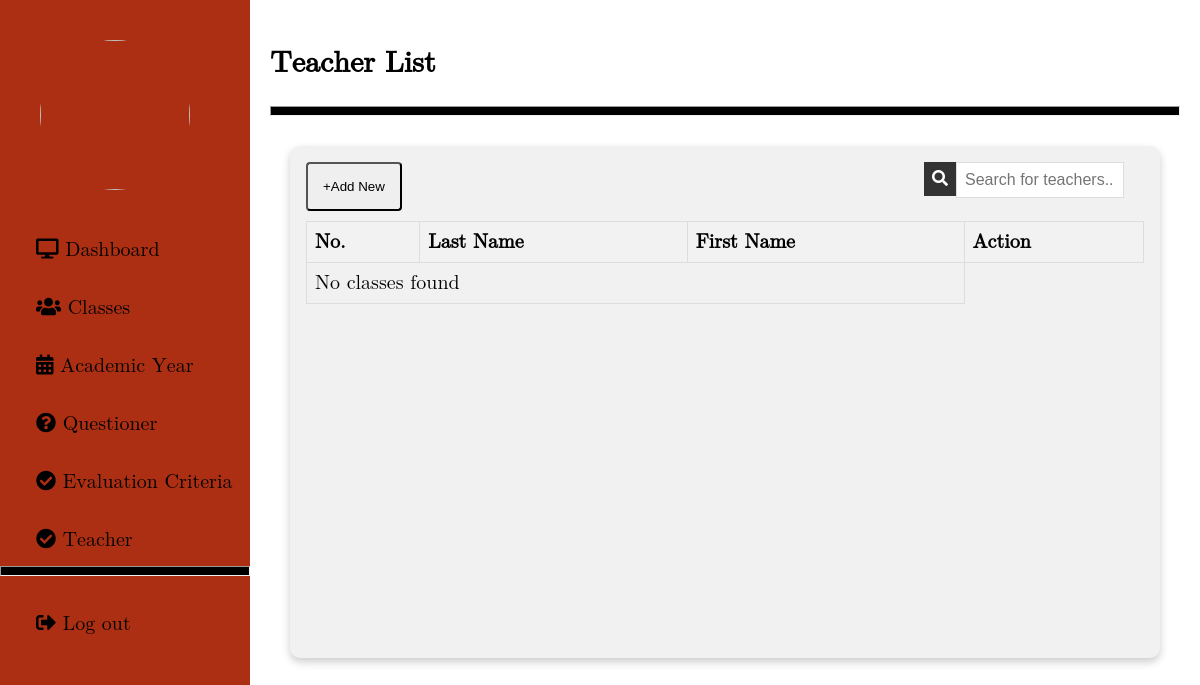
Page /admin/teacher.php on the earlier database version.
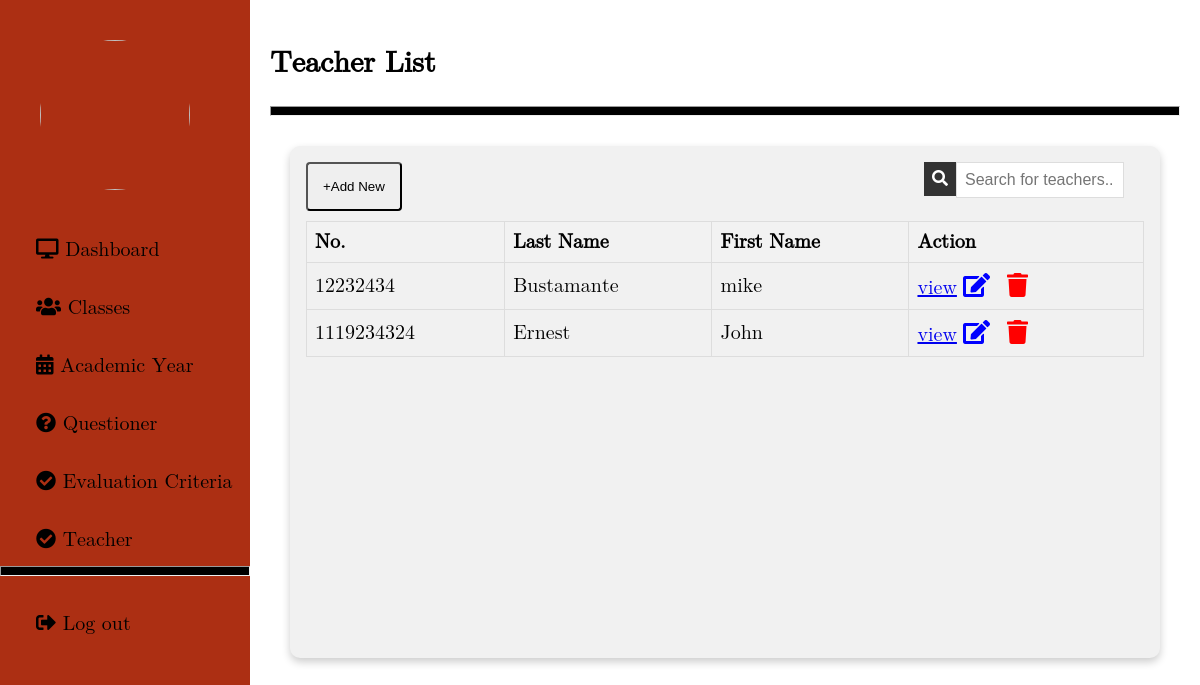
Same page on the later database version.
### tables this page shows
CREATE TABLE `teachers` (
  `T_id` int(255) NOT NULL,
  `firstname` varchar(255) NOT NULL,
  `lastname` varchar(255) NOT NULL
);

### admin/teacher.php (the view, shortened to what this page needs)
<!DOCTYPE html>
<html lang="en">
<head>
    <link rel="stylesheet" href="../Css/admin.css">
    <link rel="stylesheet" href="https://cdnjs.cloudflare.com/ajax/libs/font-awesome/5.12.1/css/all.min.css">
    <link rel="stylesheet" href="https://unicons.iconscout.com/release/v4.0.0/css/line.css" />
</head>
<body>
    <?php include 'sidebar.php'; ?>
    <div class="main content">
        <h2>Teacher List</h2>
        <hr>
        <div class="row3">
            <div class="column3">
                <div class="card3">
                    <button class="btn" id="addTeacherBtn">+Add New</button>
                    <div class="search-container">
                        <input type="text" id="searchInput" onkeyup="searchTable()" placeholder="Search for teachers..">
                        <button onclick="searchTable()"><i class="fas fa-search"></i></button>
                    </div>
                    <table id="teacherTable">
                        <tr>
                            <th>No.</th>
                            <th>Last Name</th>
                            <th>First Name</th>
                            <th>Action</th>
                        </tr>
                        <?php
                        $servername = "localhost";
                        $username = "root";
                        $password = "";
                        $dbname = "faculty_db";
                        $conn = new mysqli($servername, $username, $password, $dbname);
                        $sql = "SELECT T_id, firstname, lastname FROM teachers";
                        $result = $conn->query($sql);
                        if ($result->num_rows > 0) {
                            while($row = $result->fetch_assoc()) {
                                echo "<tr><td>" . $row["T_id"]. "</td><td>". $row["lastname"]. "</td><td>". $row["firstname"]. "</td><td><a href='ManageStudents.php'>view</a><button class='icon-btn'><i class='fas fa-edit'></i></button><button class='icon-btn'><i class='fas fa-trash'></i></button></td></tr>";
                            }
                        } else {
                            echo "<tr><td colspan='3'>No classes found</td></tr>";
                        }
                        ?>
                    </table>
                </div>
            </div>
        </div>
    </div>
</body>
</html>

Differences in the rows shown:
added teachers: T_id "12232434", lastname "Bustamante", firstname "mike"
added teachers: T_id "1119234324", lastname "Ernest", firstname "John"
Other differences:
text no longer shown: "No classes found"
